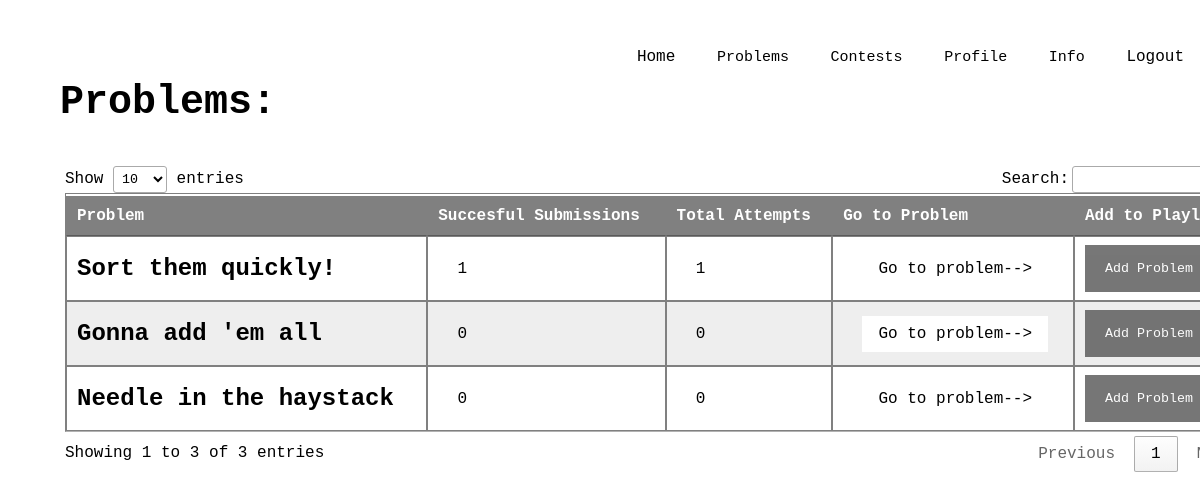
Page /dashboard/problems/ (signed in) on the earlier database version.
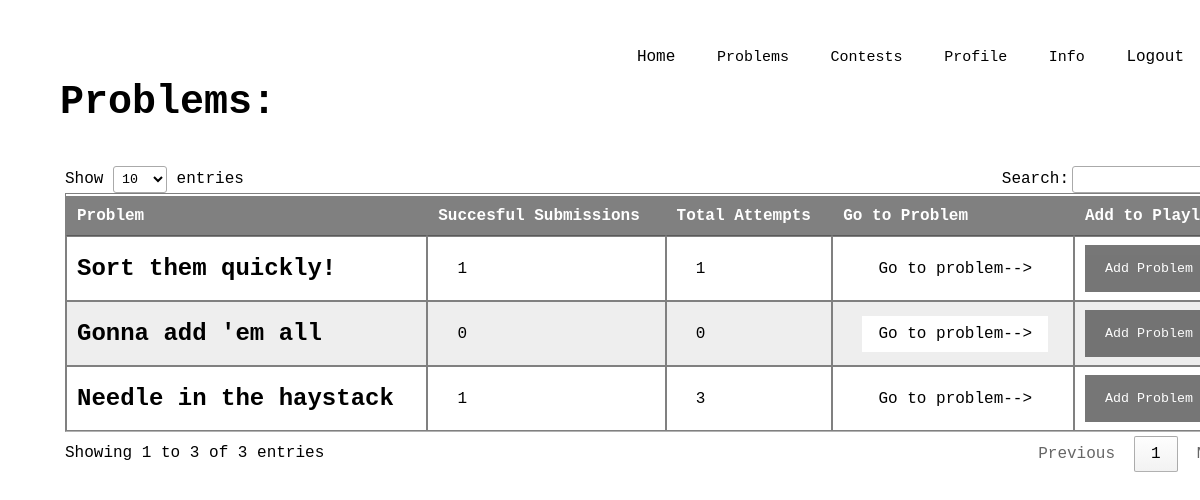
Same page on the later database version.
### problems/models.py (models this page shows)
class Question(models.Model):
    problemCode = models.CharField(max_length=50)
    problemName = models.CharField(max_length=100)
    problemStatement = models.TextField()
    timeLimit = models.FloatField()
    memoryLimit = models.IntegerField()
    marking = models.IntegerField()
    access = models.IntegerField()
    creator = models.CharField(max_length=20)
    editorialist = models.CharField(max_length=20)
    totalAttempts = models.IntegerField()
    successfulAttempts = models.IntegerField()

### problems/views.py (the view)
# urls.py: path('problems/',problemsView,name='problems'),
@login_required
def problemsView(request):
    questions = Question.objects.all()
    allEntriesInUserPlaylist = UserPlaylist.objects.all()
    categories = []
    for entry in allEntriesInUserPlaylist:
        if entry.userId_id == request.user.id:
            categories.append(entry.playlistCategory)
    all_questions = []
    registerLog('INFO','GET',request.user.username,'Problem','ViewProblemList',get_client_ip(request))
    for ques in questions:
        if ques.access == 1 or ques.creator == request.user.username:
            all_questions.append(ques)
    return render(request,'problems.html',{'all_problems':all_questions,'categories':categories})

### OJ/loggingUtils.py (called while the page is built)
def get_client_ip(request):
    x_forwarded_for = request.META.get('HTTP_X_FORWARDED_FOR')
    if x_forwarded_for:
        ip = x_forwarded_for.split(',')[0]
    else:
        ip = request.META.get('REMOTE_ADDR')
    return ip

def registerLog(level, method, username, function, activity, IP):
	log = logging.getLogger('CallOJLogs')
	staticLogInfo = {'clientip': IP, 'user': username}
	if level == "INFO":
		log.info('"'+ method + ' '+ username + ' '+ function +' '+ activity +'"', extra = staticLogInfo)
	elif level == "ERROR":
		log.error('"'+ method + ' '+ username + ' '+ function +' '+ activity +'"', extra = staticLogInfo)
	else:
		log.debug('"'+ method + ' '+ username + ' '+ function +' '+ activity +'"', extra = staticLogInfo)

### templates/problems.html (shortened to what this page needs)
<head>
    {% load static %}
    <link rel="stylesheet" type="text/css" href="http://cdn.datatables.net/1.10.21/css/jquery.dataTables.min.css" />
        <link rel="stylesheet" type="text/css"  href="{% static "css/problems.css" %}">
    </head>
    <body>
        <header>
            <div class="main">
                <ul>
                    <li><a href="/dashboard">Home</a></li>
                    <div class="dropdown">
                        <button class="dropbtn">Problems</button>
                    </div>
                    <div class="dropdown">
                        <button class="dropbtn">Contests</button>
                    </div>
                    <div class="dropdown">
                        <button class="dropbtn">Profile</button>
                    </div>
                    <div class="dropdown">
                      <button class="dropbtn">Info</button>
                  </div>
                    <li><a href="/logout/">Logout</a></li>
                </ul>
            </div>
        </header>
        <div class ="title">
            <h1> Problems: </h1> <br> <br>
            <div style="width:105%; padding:5px;">
                <table id="t01">
                    <thead>
                        <tr>
                            <th>Problem</th>
                            <th>Succesful Submissions</th>
                            <th>Total Attempts</th>
                            <th>Go to Problem</th>
                            <th>Add to Playlist</th>
                        </tr>
                    </thead>
                    <tbody>
            {% for problem in all_problems %}
                <tr>
                <td><h2>  {{ problem.problemName }} </h2></td>
                <td> &nbsp {{ problem.successfulAttempts }}</td>
                <td> &nbsp  {{ problem.totalAttempts }} </td>
                <td> &nbsp <form action="/dashboard/problems/{{ problem.id }}/"
                    style="display: inline;"
                    method="post">
                    <input type="submit" value="Go to problem-->"/>
                </form></td>
                <td>
                  <button class="open-button" onclick="openForm2('{{ problem.problemCode }}');">Add Problem</button></td>
                </tr>
            {% endfor %}
                </tbody>
              </table>
            </div>
        </div>
    </body>

Differences in the rows shown:
changed Question "Needle in the haystack": successfulAttempts "0" → "1"; totalAttempts "0" → "3"
